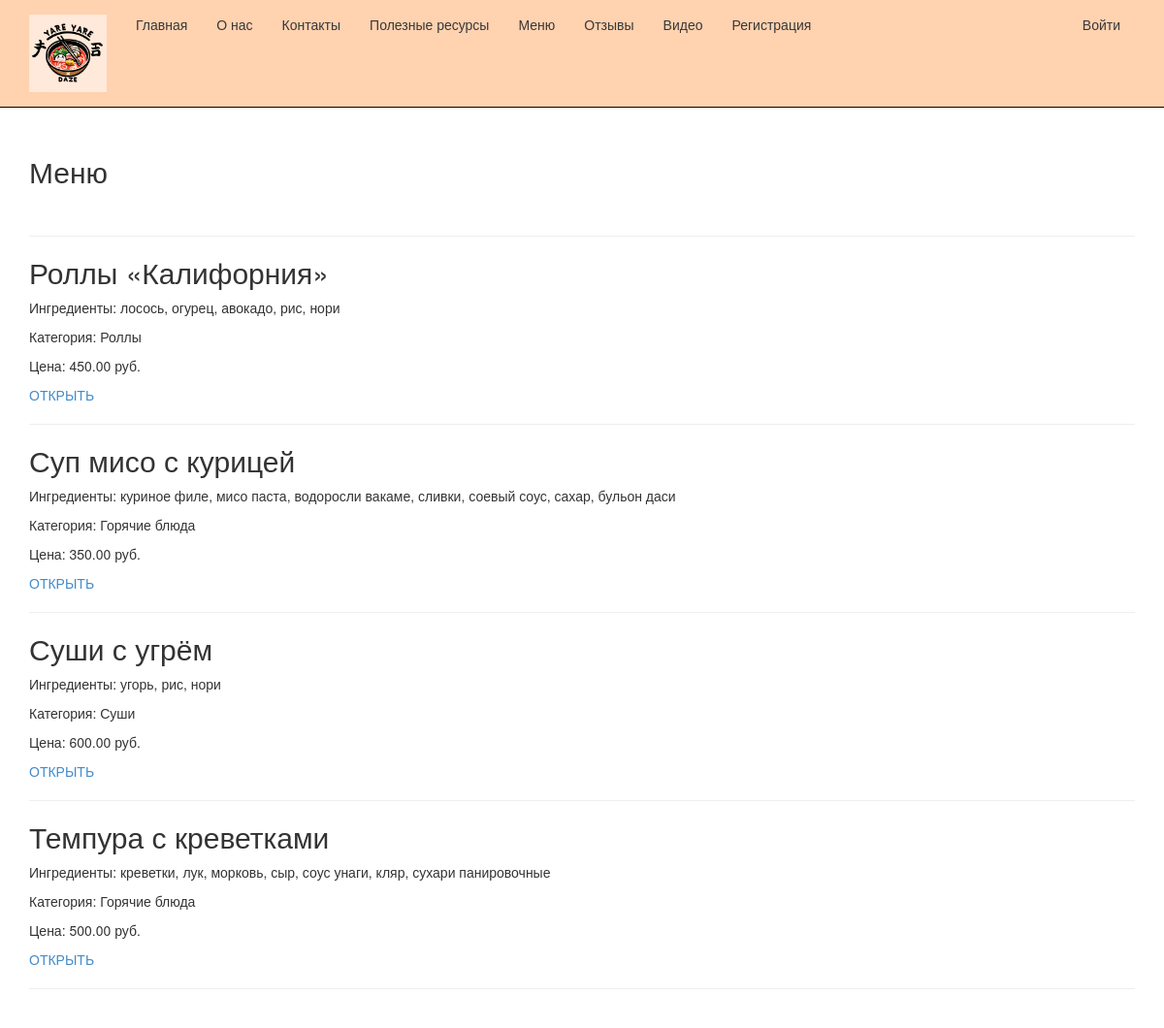
The app's page /menu/ with its own data.
### app/models.py (models this page shows, shortened)
class MenuItem(models.Model):
    name = models.CharField(max_length=255, verbose_name="Название блюда")
    ingredients = models.TextField(verbose_name="Ингредиенты")
    category = models.CharField(max_length=100, blank=True, null=True, verbose_name="Категория")
    price = models.DecimalField(max_digits=9, decimal_places=2, verbose_name="Цена")
    calories = models.IntegerField(verbose_name="Калории")
    author = models.ForeignKey(User, null=True, blank=True, on_delete = models.SET_NULL, verbose_name = "Автор")
    image = models.FileField(default = 'temp.jpg', verbose_name="Путь к картинке")
    class Meta:
        db_table = "MenuItems" # имя таблицы для модели
        ordering = ["name"] # порядок сортировки данных в модели
        verbose_name = "Меню доставки" # имя, под которым модель будет отображаться в административном разделе
        verbose_name_plural = "Меню доставки" # тоже для всех пунктов меню доставки

### app/views.py (the view)
# urls.py: path('menu/', views.menu, name= 'menu'),
def menu(request):
    menuitems = MenuItem.objects.all()
    assert isinstance(request, HttpRequest)
    return render(
        request,
        'app/menu.html',
        {
            'title': 'Меню',
            'menuitems': menuitems,
        }
    )

### app/templates/app/menu.html
﻿{% extends "app/layout.html" %}
{% block content %}
<h2>{{ title }}</h2>
<br />
{% for menuitem in menuitems %}
<hr />
<div class="">
    <h2> {{menuitem.name}} </h2>
    <p> Ингредиенты: {{menuitem.ingredients}} </p>
    <p> Категория: {{menuitem.category}} </p>
    <p> Цена: {{menuitem.price}} руб.</p>
    <p><a href="{% url 'menuit' parametr=menuitem.id %}"> ОТКРЫТЬ </a></p>
</div>
{% endfor %}
{% endblock %}

### app/templates/app/layout.html (shortened to what this page needs)
﻿<!DOCTYPE html>
<html>
<head>
    {% load staticfiles %}
    <link rel="stylesheet" type="text/css" href="{% static 'app/content/bootstrap.css' %}" />
    <link rel="stylesheet" type="text/css" href="{% static 'app/content/site.css' %}" />
</head>
<body>
    <div class="navbar navbar-inverse navbar-fixed-top">
        <div class="container">
            <div class="navbar-header">
                <a href="/" class="navbar-brand"> <img src="{% static 'app/content/logo.png' %}" alt="logo" id="logoimg"/> </a>
            </div>
            <div class="navbar-collapse collapse">
                <ul class="nav navbar-nav">
                    <li><a href="{% url 'home' %}">Главная</a></li>
                    <li><a href="{% url 'about' %}">О нас</a></li>
                    <li><a href="{% url 'contact' %}">Контакты</a></li>
                    <li><a href="{% url 'links' %}">Полезные ресурсы</a></li>
                    <li><a href="{% url 'menu' %}">Меню</a></li>
                    <li><a href="{% url 'feedback' %}">Отзывы</a></li>
                    <li><a href="{% url 'videopage' %}">Видео</a></li>
                    {% if not user.is_authenticated %}
                    <li><a href="{% url 'registration' %}">Регистрация</a></li>
                    {% endif %}
                </ul>
                {% include 'app/loginpartial.html' %}
            </div>
        </div>
    </div>
    <div class="container body-content">
{% block content %}{% endblock %}
        <hr/>
    </div>
</body>
</html>

### app/templates/app/loginpartial.html
﻿{% if user.is_authenticated %}
<form id="logoutForm" action="/logout/" method="post" class="navbar-right">
    {% csrf_token %}
    <ul class="nav navbar-nav navbar-right">
        <li><span class="navbar-brand">Здравствуйте, {{ user.username }}!</span></li>
        <li><a href="javascript:document.getElementById('logoutForm').submit()">Выйти</a></li>
    </ul>
</form>
{% else %}
<ul class="nav navbar-nav navbar-right">
    <li><a href="{% url 'login' %}">Войти</a></li>
</ul>
{% endif %}

### app/static/app/content/site.css (style rules this page uses)
body { padding-top: 120px; padding-bottom: 20px; }
.body-content { padding-left: 15px; padding-right: 15px; }
#logoimg { width: 80px; height: 80px; }

### records on screen
MenuItem: name "Роллы «Калифорния»", ingredients "лосось, огурец, авокадо, рис, нори", category "Роллы", price "450.00"
MenuItem: name "Суп мисо с курицей", ingredients "куриное филе, мисо паста, водоросли вакаме, сливки, соевый соус, сахар, бульон даси", category "Горячие блюда", price "350.00"
MenuItem: name "Суши с угрём", ingredients "угорь, рис, нори", category "Суши", price "600.00"
MenuItem: name "Темпура с креветками", ingredients "креветки, лук, морковь, сыр, соус унаги, кляр, сухари панировочные", category "Горячие блюда", price "500.00"

### other values on screen
{{ title }} "Меню"
